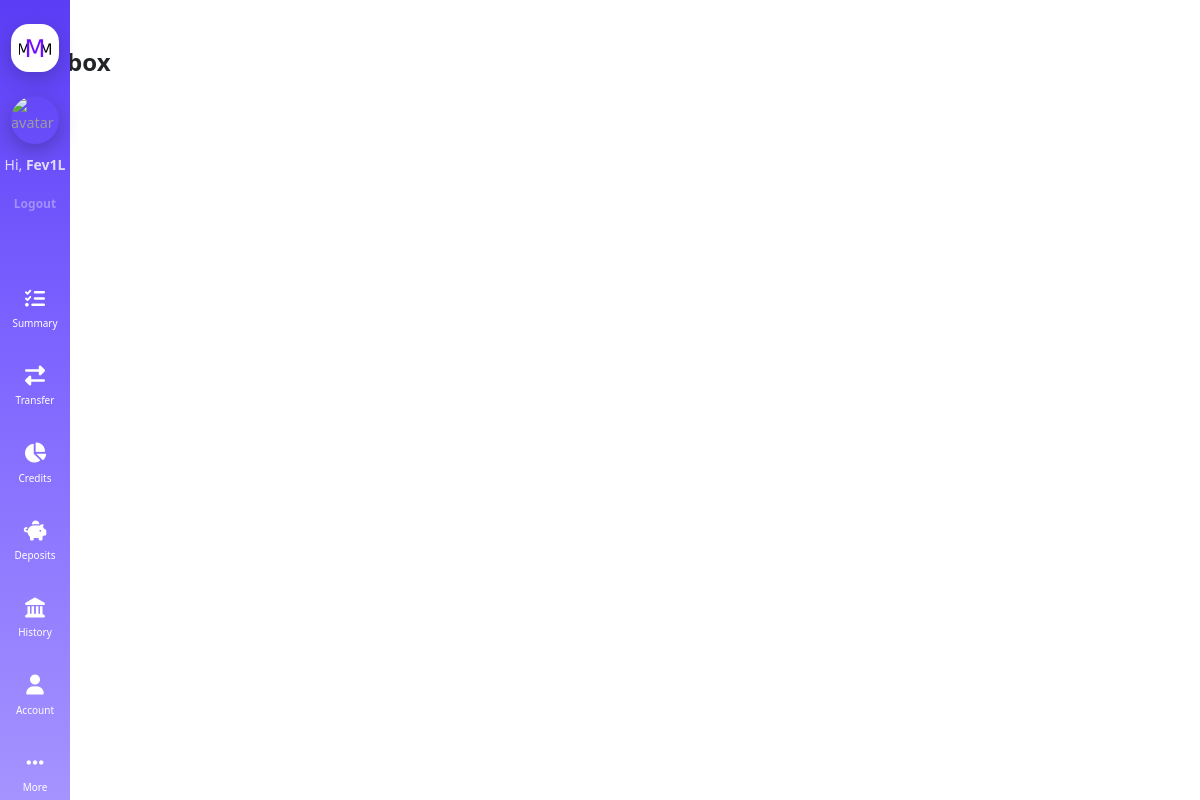
The page /inbox/ (signed in) on the database as committed earlier.
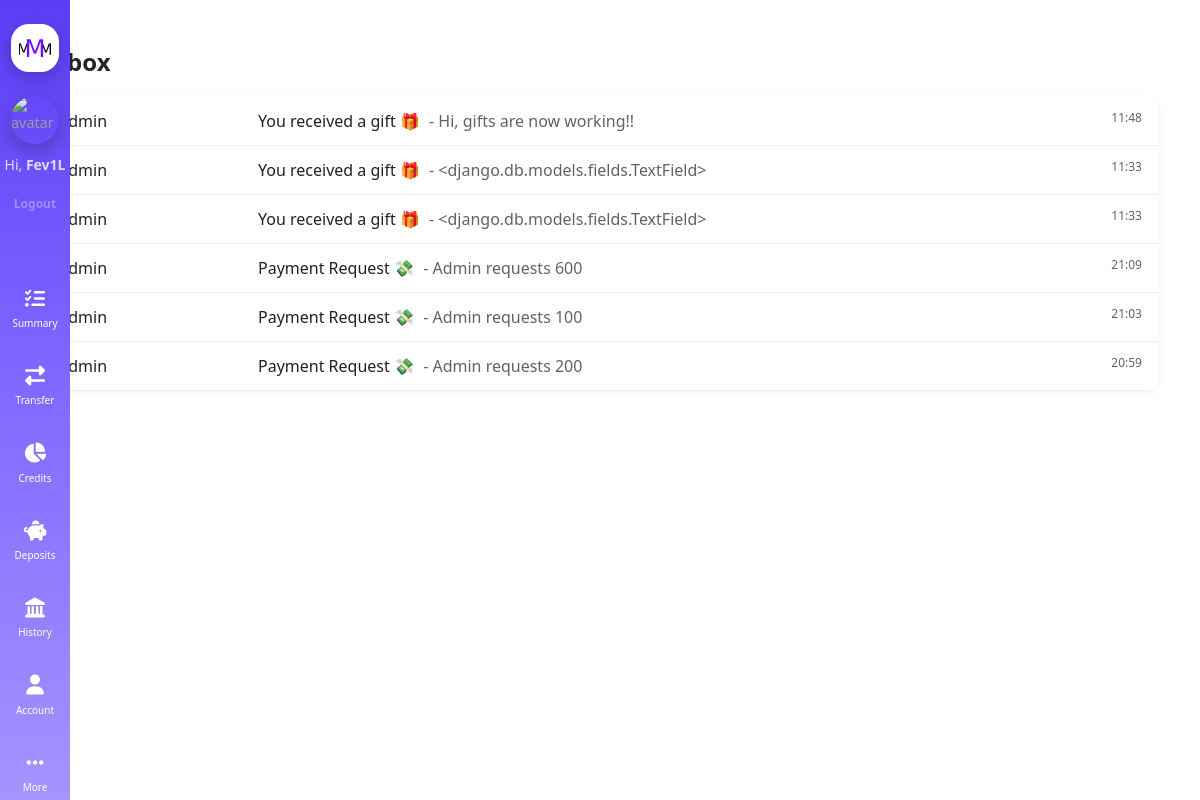
The same page on the database as committed later.
### main/models.py (models this page shows, shortened)
class InboxMessage(models.Model):
    SYSTEM = "system"
    USER = "user"
    REQUEST = "request"
    GIFT = "gift"
    MESSAGE_TYPE = [
        (SYSTEM, "System"),
        (USER, "User"),
        (REQUEST, "Request"),
        (GIFT, "Gift"),
    ]
    receiver = models.ForeignKey(User, on_delete=models.CASCADE, related_name="messages")
    sender = models.ForeignKey(User, on_delete=models.SET_NULL, null=True, blank=True)
    title = models.CharField(max_length=255)
    content = models.TextField()
    type = models.CharField(max_length=10, choices=MESSAGE_TYPE, default=SYSTEM)
    amount = models.DecimalField(max_digits=12, decimal_places=2, null=True, blank=True)
    is_paid = models.BooleanField(default=False)
    is_read = models.BooleanField(default=False)
    created_at = models.DateTimeField(auto_now_add=True)

### main/views.py (the view)
# urls.py: path('inbox/', views.inbox, name='inbox'),
@login_required
def inbox(request):
    messages = InboxMessage.objects.filter(receiver=request.user).order_by('-created_at')
    return render(request, 'main/mail/inbox.html', {'messages': messages})

### main/templatetags/sidebar_links.py (called while the page is built)
@register.simple_tag
def get_links():
    return [{
        'name': 'Summary',
        'href': '/',
        'icon': 'fa-regular fa-list-check',
    },{
        'name': 'Transfer',
        'href': '/contacts/',
        'icon': 'fa-regular fa-right-left',
    }, {
        'name': 'Credits',
        'href': '/credits/',
        'icon': 'fa-solid fa-chart-pie',
    }, {
        'name': 'Deposits',
        'href': '/deposits/',
        'icon': 'fa-solid fa-piggy-bank',
    },{
        'name': 'History',
        'href': '/history',
        'icon': 'fa-regular fa-landmark',
    },{
        'name': 'Account',
        'href': '/profile',
        'icon': 'fa-solid fa-user',
    },{
        'name': 'More',
        'href': '/more/',
        'icon': 'fa-ellipsis',
    }]

### main/templates/main/mail/inbox.html (shortened to what this page needs)
{% extends 'main/mail/mail_layout.html' %}
{% block content%}
  <h2 class="inbox-title">Inbox</h2>
  <div class="inbox-container">
    {% for msg in messages %}
    <div class="inbox-item {% if not msg.is_read %}unread{% endif %}"
         onclick="window.location='/inbox/{{ msg.id }}/'">
      <div class="inbox-left">
        {% if msg.sender %}
        {{ msg.sender.username }}
        {% else %}
        System
        {% endif %}
      </div>
      <div class="inbox-center">
        <span class="inbox-subject">{{ msg.title }}</span>
        <span class="inbox-preview"> - {{ msg.content|truncatechars:50 }}</span>
      </div>
      <div class="inbox-right">
        {{ msg.created_at|date:"H:i" }}
      </div>
    </div>
    {% endfor %}
  </div>
{% endblock %}

### main/templates/main/mail/mail_layout.html (shortened to what this page needs)
{% load static %}
<!doctype html>
<html lang="en">
  <head>
    <link href="https://cdn.jsdelivr.net/npm/bootstrap@5.3.3/dist/css/bootstrap.min.css" rel="stylesheet">
    <link rel="stylesheet" href="https://cdnjs.cloudflare.com/ajax/libs/font-awesome/6.7.2/css/all.min.css" />
    <link rel="stylesheet" href="{% static 'main/css/main.css' %}">
  </head>
  <body>
    <main class="py-5">
      <div class="container">
        {% block content %}
        {% endblock %}
      </div>
    </main>
    {% include 'main/layout/sidebar.html' %}
  </body>
</html>

### main/templates/main/layout/sidebar.html (shortened to what this page needs)
{% load static %}
{% load sidebar_links %}
{% get_links as links %}
{% if request.user.is_authenticated %}
<div class="sidebar">
    <div class="sidebar-logo">
        <img src="{% static 'main/img/MMM-Logo.png' %}" alt="MMM Bank Logo">
    </div>
    <div class="sidebar-user">
        <a href="/profile" class="user-avatar">
            <img src="https://github.com/Fev1L.png" alt="avatar">
        </a>
        <div class="user-greeting">
            Hi, <strong>{{ request.user.username }}</strong>
        </div>
        <form method="POST" action="/logout">
            <button class="logout-btn" type="submit">Logout</button>
        </form>
    </div>
    <div class="sidebar-links">
        {% for link in links %}
        <a href="{{ link.href }}"
           class="sidebar-item {% if request.path == link.href %}active{% endif %}">
            <i class="fa-solid {{ link.icon }}"></i>
            <span>{{ link.name }}</span>
        </a>
        {% endfor %}
    </div>
</div>
{% endif %}

### main/static/main/css/main.css (style rules this page uses)
body { background-color: white; overflow: hidden; }
a { text-decoration: none; color: #9c9c9c; animation: fadeIn 1s; font-size: 0.9rem; }
.inbox-title { margin-bottom: 20px; font-size: 24px; font-weight: 600; }
.inbox-container { background: #fff; border-radius: 12px; overflow: hidden; box-shadow: 0 2px 10px rgba(0,0,0,0.05); }
.inbox-item { display: grid; grid-template-columns: 200px 1fr 80px; padding: 12px 16px; border-bottom: 1px solid #eee; cursor: pointer; transition: background 0.2s; }
.inbox-left { color: #202124; }
.inbox-center { color: #5f6368; }
.inbox-subject { color: #202124; margin-right: 5px; }
.inbox-preview { color: #5f6368; }
.inbox-right { text-align: right; color: #5f6368; font-size: 12px; }
.sidebar { position: fixed; top: 0; left: 0; width: clamp(70px, 5vw, 110px); height: 100vh; display: flex; flex-direction: column; align-items: center; justify-content: flex-start; gap: clamp(18px, 2vw, 26px); padding-top: clamp(24px, 2vw, 40px); background: linear-gradient( 180deg, #5b3df5 0%, #7b61ff 40%, #a594ff 100% ); }
.sidebar-item { display: flex; flex-direction: column; align-items: center; gap: clamp(4px, 0.6vw, 8px); text-decoration: none; color: #ffffff; padding: clamp(8px, 0.8vw, 14px); border-radius: 1rem; transition: all 0.25s ease; }
.sidebar-item i { font-size: clamp(20px, 1.6vw, 30px); }
.sidebar-item span { font-size: clamp(10px, 0.7vw, 14px); }
.sidebar-logo { width: clamp(48px, 4vw, 64px); height: clamp(48px, 4vw, 64px); display: flex; align-items: center; justify-content: center; background: white; border-radius: 18px; padding: 8px; box-shadow: 0 6px 20px rgba(0,0,0,0.2); transition: all 0.25s ease; }
.sidebar-logo img { width: 100%; height: 100%; object-fit: contain; }
.sidebar-user { display: flex; flex-direction: column; align-items: center; gap: 10px; padding-bottom: 25px; margin-bottom: 10%; }
.user-avatar { width: clamp(48px, 4vw, 60px); height: clamp(48px, 4vw, 60px); border-radius: 50%; overflow: hidden; display: block; box-shadow: 0 6px 20px rgba(0,0,0,0.25); transition: all .25s ease; }
.user-avatar img { width: 100%; height: 100%; object-fit: cover; }
.user-greeting { font-size: 14px; color: rgba(255,255,255,0.8); text-align: center; }
.logout-btn { background: none; border: none; font-size: 12px; color: rgba(255,255,255,0.35); cursor: pointer; transition: color .2s; }
.sidebar-links { display: flex; flex-direction: column; gap: 1rem; }
button { padding:10px 18px; border:none; border-radius:10px; cursor:pointer; background:#5b4cff; color:white; font-weight:600; }

Rows that differ between the two databases and show on the page:
added InboxMessage: sender.username "Admin", title "You received a gift 🎁", content "Hi, gifts are now working!!", created_at "11:48"
added InboxMessage: sender.username "Admin", title "You received a gift 🎁", content "<django.db.models.fields.TextField>", created_at "11:33"
added InboxMessage: sender.username "Admin", title "You received a gift 🎁", content "<django.db.models.fields.TextField>", created_at "11:33"
added InboxMessage: sender.username "Admin", title "Payment Request 💸", content "Admin requests 600", created_at "21:09"
added InboxMessage: sender.username "Admin", title "Payment Request 💸", content "Admin requests 100", created_at "21:03"
added InboxMessage: sender.username "Admin", title "Payment Request 💸", content "Admin requests 200", created_at "20:59"
